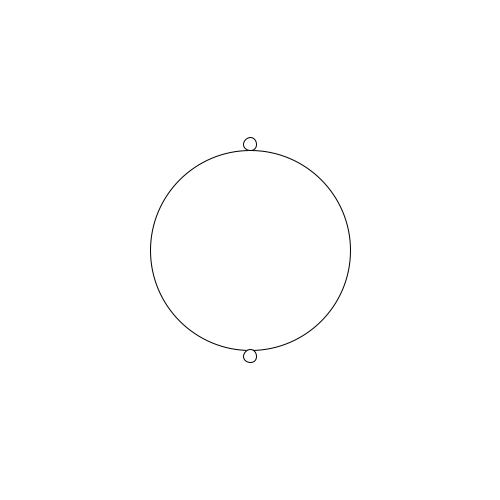
Frame 1 (no input)
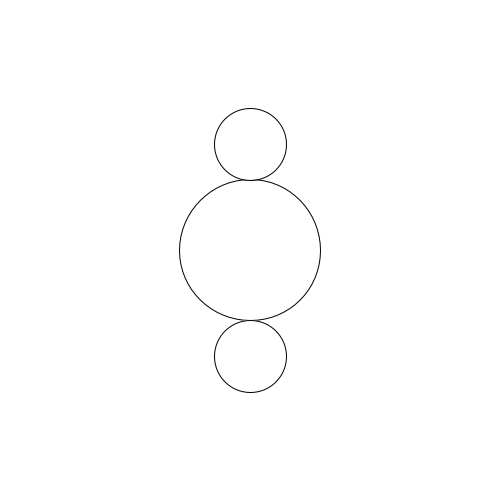
Frame 60 (the mouse pressed at the canvas centre just before this capture)
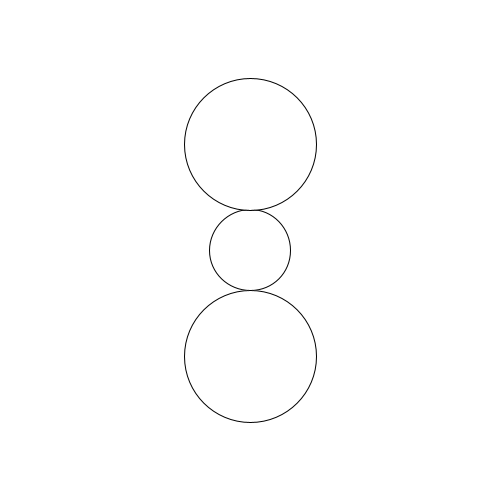
Frame 120 (the mouse held since frame 60 and released just before this capture)

The Processing sketch that drew these frames (run headless with seeded random() and noise(); from frame 60 on, the mouse is pressed at the canvas centre):

// Processing sketch: processing_57068
// ── processing_57068.pde

int x;
int y;
int lr;
int tr;
int d;

void setup() {
  size(500, 500);

  x=250;
  y=250; 
  lr=200;
  tr=13;
}

void draw() {
  background (255);

  ellipse(x, y, lr, lr); 
  ellipse(x, y-lr/2-tr/2, tr, tr);
  ellipse(x, y+lr/2+tr/2, tr, tr);

 if(d<200){
    d=d+1;
    lr=lr-1;
    tr=tr+1;
  }else{d=d+1;
    lr=lr+1;
    tr=tr-1;
        
  }  if(d==400){
       d=0;
  }}
 
  
